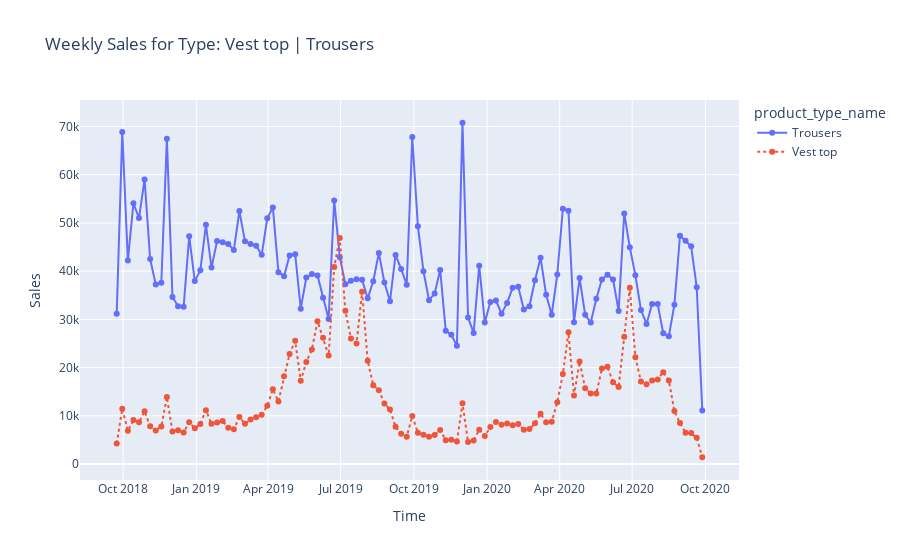

This figure's notebook cell:
### Code cell
# Comparing sales of different sections
def compare_type_weekly_sales(types):
    # filter df
    df = hm_sales[hm_sales['product_type_name'].isin(types)]
    # timeseries prep
    df['t_dat']=pd.to_datetime(df['t_dat'])
    df = df.set_index('t_dat')
    df = df.groupby('product_type_name')['units'].resample('W').sum().reset_index()

    # Create line plot with two categories
    fig = px.line(df, x='t_dat', y='units', color='product_type_name', markers=True, line_dash='product_type_name',
              labels={'t_dat': 'Time', 'units': 'Sales'},
              title='Weekly Sales for Type: ' +' | '.join([f"{i}" for i in types]))
    fig.show()

types = ['Vest top', 'Trousers']
compare_type_weekly_sales(types)
